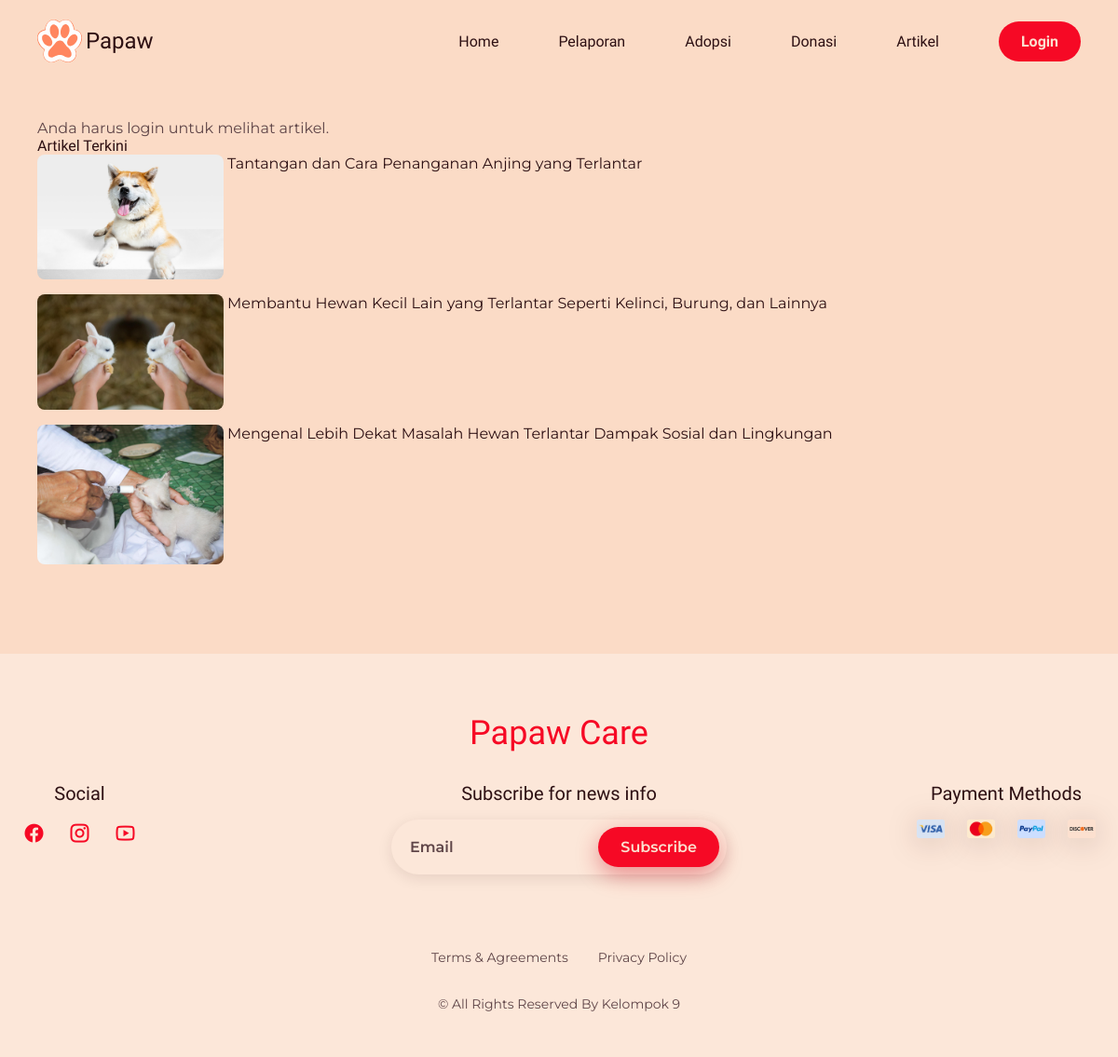
Page /artikel-lengkap.php?id_artikel=4 on the committed database.
### tables this page shows
CREATE TABLE `artikel` (
  `id_artikel` int(11) NOT NULL,
  `judul` varchar(255) NOT NULL,
  `penulis` varchar(100) DEFAULT NULL,
  `tanggal_publish` date DEFAULT NULL,
  `konten` text DEFAULT NULL,
  `gambar` varchar(255) DEFAULT NULL
);

### artikel-lengkap.php (the view, shortened to what this page needs)
<!DOCTYPE html>
<html lang="en">
<head>
    <link rel="stylesheet" href="https://cdnjs.cloudflare.com/ajax/libs/remixicon/4.5.0/remixicon.css">
    <link rel="stylesheet" type="text/css" href="https://cdn.jsdelivr.net/npm/slick-carousel@1.8.1/slick/slick.css"/>
    <link rel="stylesheet" type="text/css" href="https://cdn.jsdelivr.net/npm/slick-carousel@1.8.1/slick/slick-theme.css"/>
    <link rel="stylesheet" href="CSS/artikel-lengkap.css">
</head>
<body>
    <?php require_once('header.php'); ?>
    <main class="main">
        <section class="artikel_lengkap section">
            <div class="artikel_container container">
                <div class="artikel_left">
                    <?php
                    if (isset($_SESSION['user_id'])) {
                        $userId = $_SESSION['user_id'];
                        $conn = new mysqli('localhost', 'root', '', 'papaw');
                        if ($conn->connect_error) {
                            die("Koneksi gagal: " . $conn->connect_error);
                        }
                        $id_artikel = isset($_GET['id_artikel']) ? (int)$_GET['id_artikel'] : 0;
                        $sql = "SELECT * FROM artikel WHERE id_artikel = ?";
                        $stmt = $conn->prepare($sql);
                        $stmt->bind_param("i", $id_artikel);
                        $stmt->execute();
                        $result = $stmt->get_result();
                        if ($result->num_rows > 0) {
                            $row = $result->fetch_assoc();
                            echo "<h1>" . $row['judul'] . "</h1>";
                            echo "<div class='swiper-slide article-card'>";
                            echo "<img src='assets/img/" . $row['gambar'] . "' alt='" . $row['judul'] . "' class='article-image'>";
                            echo "<p><strong>Penulis:</strong> " . $row['penulis'] . " | <strong>Tanggal:</strong> " . $row['tanggal_publish'] . "</p>";
                            echo "<div>" . $row['konten'] . "</div>";
                            echo "</div>";
                            $sqlRiwayat = "INSERT INTO riwayat (user_id, id_artikel) VALUES (?, ?)";
                            $stmtRiwayat = $conn->prepare($sqlRiwayat);
                            $stmtRiwayat->bind_param("ii", $userId, $id_artikel);
                            $stmtRiwayat->execute();
                        } else {
                            echo "<p>Artikel tidak ditemukan.</p>";
                        }
                        $conn->close();
                    } else {
                        echo "<p>Anda harus login untuk melihat artikel.</p>";
                    }
                    ?>
                </div>
                <div class="artikel_right">
                    <?php
                        $conn = new mysqli('localhost', 'root', '', 'papaw');
                        $id_artikel = isset($_GET['id_artikel']) ? (int)$_GET['id_artikel'] : 0;
                        $sql = "SELECT * FROM artikel WHERE id_artikel != ? ORDER BY tanggal_publish DESC LIMIT 3";
                        $stmt = $conn->prepare($sql);
                        $stmt->bind_param("i", $id_artikel);
                        $stmt->execute();
                        $result = $stmt->get_result();
                        echo "<h4>Artikel Terkini</h4>";
                        if ($result->num_rows > 0) {
                            while($row = $result->fetch_assoc()) {
                                echo "<div class='artikel-item'>";
                                echo "<a href='artikel-lengkap.php?id_artikel=" . $row['id_artikel'] . "'>";
                                echo "<img src='assets/img/" . $row['gambar'] . "' alt='" . $row['judul'] . "' class='artikel-thumbnail'>";
                                echo "<p>" . $row['judul'] . "</p>";
                                echo "</a>";
                                echo "</div>";
                            }
                        } else {
                            echo "<p>Tidak ada artikel lainnya.</p>";
                        }
                    ?>
                </div>
            </div>
        </section>
    </main>
    <?php require_once('footer.php'); ?>
</body>
</html>

### CSS/artikel-lengkap.css (style rules this page uses)
:root { --header-height: 3.5rem; --first-color: hsl(353, 93%, 50%); --first-color-alt: hsl(353, 93%, 46%); --first-color-dark: hsl(353, 50%, 15%); --second-color: hsl(52, 98%, 54%); --title-color: hsl(353, 48%, 12%); --text-color: hsl(353, 16%, 32%); --text-color-light: hsl(353, 16%, 48%); --white-color: hsl(24, 86%, 90%); --body-color: hsl(24, 86%, 88%); --container-color: hsl(24, 86%, 92%); --shadow-small-img: drop-shadow(0 4px 16px hsla(353, 100%, 8%, .2)); --shadow-big-img: drop-shadow(0 8px 24px hsla(353, 100%, 8%, .2)); --body-font: "Montserrat", sans-serif; --second-font: "Carter One", system-ui; --biggest-font-size: 2.5rem; --bigger-font-size: 1.5rem; --h1-font-size: 1.5rem; --h2-font-size: 1.25rem; --h3-font-size: 1rem; --normal-font-size: .938rem; --small-font-size: .813rem; --smaller-font-size: .75rem; --font-regular: 400; --font-medium: 500; --font-semi-bold: 600; --z-tooltip: 10; --z-fixed: 100; }
@media screen and (min-width: 1150px) { :root { --biggest-font-size: 4.25rem; --bigger-font-size: 2.5rem; --h1-font-size: 2.25rem; --h2-font-size: 1.5rem; --h3-font-size: 1.25rem; --normal-font-size: 1rem; --small-font-size: .875rem; --smaller-font-size: .813rem; } }
* { box-sizing: border-box; padding: 0; margin: 0; }
html { scroll-behavior: smooth; }
input, button, body { font-family: var(--body-font); font-size: var(--normal-font-size); }
body { background-color: var(--body-color); color: var(--text-color); }
h1, h2, h3, h4 { color: var(--title-color); font-weight: var(--font-regular); font-family: var(--second-font); line-height: 120%; }
a { text-decoration: none; }
img { display: block; max-width: 100%; height: auto; }
.container { max-width: 1120px; margin-inline: 1.5rem; }
.section { padding-block: 5rem 1rem; }
.main { overflow: hidden; }
.artikel_container { display: flex; column-gap: 2rem; justify-content: space-between; flex-direction: column; margin-top: 3rem; margin-bottom: 4rem; }
.artikel-item a { display: flex; column-gap: .25rem; }
.artikel-item a .artikel-thumbnail { width: 200px; border-radius: .5rem; margin-bottom: 1rem }
.artikel-item a p { color: var(--title-color); font-weight: var(--bigger-font-size); }
@media screen and (min-width: 576px) { .artikel_container { flex-direction: column; } }
@media screen and (min-width: 768px) { .artikel_container { flex-direction: column; } }
@media screen and (min-width: 1150px) { .container { margin-inline: auto; } }
@media screen and (min-width: 1150px) { .section { padding-block: 7rem 2rem; } }
@media screen and (min-width: 1150px) { .artikel_container { flex-direction: column; } }

### CSS/footer.css (style rules this page uses)
:root { --header-height: 3.5rem; --first-color: hsl(353, 93%, 50%); --first-color-alt: hsl(353, 93%, 46%); --first-color-dark: hsl(353, 50%, 15%); --second-color: hsl(52, 98%, 54%); --title-color: hsl(353, 48%, 12%); --text-color: hsl(353, 16%, 32%); --text-color-light: hsl(353, 16%, 48%); --white-color: hsl(24, 86%, 90%); --body-color: hsl(24, 86%, 88%); --container-color: hsl(24, 86%, 92%); --shadow-small-img: drop-shadow(0 4px 16px hsla(353, 100%, 8%, .2)); --shadow-big-img: drop-shadow(0 8px 24px hsla(353, 100%, 8%, .2)); --body-font: "Montserrat", sans-serif; --second-font: "Carter One", system-ui; --biggest-font-size: 2.5rem; --bigger-font-size: 1.5rem; --h1-font-size: 1.5rem; --h2-font-size: 1.25rem; --h3-font-size: 1rem; --normal-font-size: .938rem; --small-font-size: .813rem; --smaller-font-size: .75rem; --font-regular: 400; --font-medium: 500; --font-semi-bold: 600; --z-tooltip: 10; --z-fixed: 100; }
@media screen and (min-width: 1150px) { :root { --biggest-font-size: 4.25rem; --bigger-font-size: 2.5rem; --h1-font-size: 2.25rem; --h2-font-size: 1.5rem; --h3-font-size: 1.25rem; --normal-font-size: 1rem; --small-font-size: .875rem; --smaller-font-size: .813rem; } }
* { box-sizing: border-box; padding: 0; margin: 0; }
html { scroll-behavior: smooth; }
input, button, body { font-family: var(--body-font); font-size: var(--normal-font-size); }
body { background-color: var(--body-color); color: var(--text-color); }
h1, h2, h3, h4 { color: var(--title-color); font-weight: var(--font-regular); font-family: var(--second-font); line-height: 120%; }
a { text-decoration: none; }
img { display: block; max-width: 100%; height: auto; }
.section { padding-block: 5rem 1rem; }
.main { overflow: hidden; }

### rows in the picture
artikel: gambar (picture), judul "Tantangan dan Cara Penanganan Anjing yang Terlantar"
artikel: gambar (picture), judul "Membantu Hewan Kecil Lain yang Terlantar Seperti Kelinci, Burung, dan Lainnya"
artikel: gambar (picture), judul "Mengenal Lebih Dekat Masalah Hewan Terlantar Dampak Sosial dan Lingkungan"
